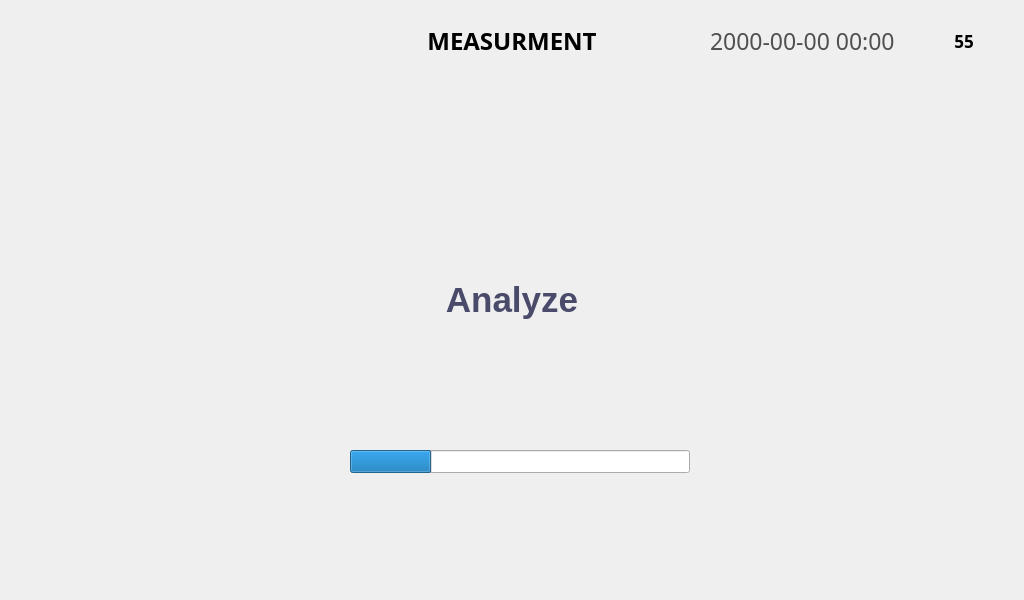
<?xml version="1.0" encoding="UTF-8"?>
<ui version="4.0">
 <class>MeasureViewWindow</class>
 <widget class="QMainWindow" name="MeasureViewWindow">
  <property name="geometry">
   <rect>
    <x>0</x>
    <y>0</y>
    <width>1024</width>
    <height>600</height>
   </rect>
  </property>
  <property name="windowTitle">
   <string notr="true">Home</string>
  </property>
  <property name="unifiedTitleAndToolBarOnMac">
   <bool>false</bool>
  </property>
  <widget class="QWidget" name="centralwidget">
   <widget class="QLabel" name="label_2">
    <property name="geometry">
     <rect>
      <x>934</x>
      <y>26</y>
      <width>64</width>
      <height>30</height>
     </rect>
    </property>
    <property name="text">
     <string/>
    </property>
    <property name="pixmap">
     <pixmap>image/Icon/Battery_Icon-050.png</pixmap>
    </property>
   </widget>
   <widget class="QLabel" name="label_4">
    <property name="geometry">
     <rect>
      <x>461</x>
      <y>160</y>
      <width>102</width>
      <height>102</height>
     </rect>
    </property>
    <property name="sizeIncrement">
     <size>
      <width>102</width>
      <height>102</height>
     </size>
    </property>
    <property name="frameShape">
     <enum>QFrame::NoFrame</enum>
    </property>
    <property name="text">
     <string/>
    </property>
    <property name="pixmap">
     <pixmap>image/05_Measure/Measure_search.png</pixmap>
    </property>
    <property name="alignment">
     <set>Qt::AlignCenter</set>
    </property>
   </widget>
   <widget class="QProgressBar" name="progressBar_Meas">
    <property name="geometry">
     <rect>
      <x>350</x>
      <y>450</y>
      <width>340</width>
      <height>23</height>
     </rect>
    </property>
    <property name="value">
     <number>24</number>
    </property>
    <property name="textVisible">
     <bool>false</bool>
    </property>
   </widget>
   <widget class="QLabel" name="label_6">
    <property name="geometry">
     <rect>
      <x>412</x>
      <y>270</y>
      <width>200</width>
      <height>60</height>
     </rect>
    </property>
    <property name="palette">
     <palette>
      <active>
       <colorrole role="WindowText">
        <brush brushstyle="SolidPattern">
         <color alpha="255">
          <red>74</red>
          <green>74</green>
          <blue>106</blue>
         </color>
        </brush>
       </colorrole>
      </active>
      <inactive>
       <colorrole role="WindowText">
        <brush brushstyle="SolidPattern">
         <color alpha="255">
          <red>74</red>
          <green>74</green>
          <blue>106</blue>
         </color>
        </brush>
       </colorrole>
      </inactive>
      <disabled>
       <colorrole role="WindowText">
        <brush brushstyle="SolidPattern">
         <color alpha="255">
          <red>120</red>
          <green>120</green>
          <blue>120</blue>
         </color>
        </brush>
       </colorrole>
      </disabled>
     </palette>
    </property>
    <property name="font">
     <font>
      <family>Arial</family>
      <pointsize>26</pointsize>
      <weight>75</weight>
      <bold>true</bold>
     </font>
    </property>
    <property name="text">
     <string>Analyze</string>
    </property>
    <property name="alignment">
     <set>Qt::AlignCenter</set>
    </property>
   </widget>
   <widget class="QLabel" name="label">
    <property name="geometry">
     <rect>
      <x>407</x>
      <y>24</y>
      <width>210</width>
      <height>34</height>
     </rect>
    </property>
    <property name="palette">
     <palette>
      <active>
       <colorrole role="WindowText">
        <brush brushstyle="SolidPattern">
         <color alpha="255">
          <red>0</red>
          <green>0</green>
          <blue>0</blue>
         </color>
        </brush>
       </colorrole>
      </active>
      <inactive>
       <colorrole role="WindowText">
        <brush brushstyle="SolidPattern">
         <color alpha="255">
          <red>0</red>
          <green>0</green>
          <blue>0</blue>
         </color>
        </brush>
       </colorrole>
      </inactive>
      <disabled>
       <colorrole role="WindowText">
        <brush brushstyle="SolidPattern">
         <color alpha="255">
          <red>120</red>
          <green>120</green>
          <blue>120</blue>
         </color>
        </brush>
       </colorrole>
      </disabled>
     </palette>
    </property>
    <property name="font">
     <font>
      <family>Pretendard</family>
      <pointsize>18</pointsize>
      <weight>75</weight>
      <bold>true</bold>
     </font>
    </property>
    <property name="text">
     <string>MEASURMENT</string>
    </property>
    <property name="alignment">
     <set>Qt::AlignCenter</set>
    </property>
   </widget>
   <widget class="QLabel" name="label_DateNClock">
    <property name="geometry">
     <rect>
      <x>710</x>
      <y>24</y>
      <width>210</width>
      <height>34</height>
     </rect>
    </property>
    <property name="palette">
     <palette>
      <active>
       <colorrole role="WindowText">
        <brush brushstyle="SolidPattern">
         <color alpha="255">
          <red>79</red>
          <green>79</green>
          <blue>79</blue>
         </color>
        </brush>
       </colorrole>
      </active>
      <inactive>
       <colorrole role="WindowText">
        <brush brushstyle="SolidPattern">
         <color alpha="255">
          <red>79</red>
          <green>79</green>
          <blue>79</blue>
         </color>
        </brush>
       </colorrole>
      </inactive>
      <disabled>
       <colorrole role="WindowText">
        <brush brushstyle="SolidPattern">
         <color alpha="255">
          <red>120</red>
          <green>120</green>
          <blue>120</blue>
         </color>
        </brush>
       </colorrole>
      </disabled>
     </palette>
    </property>
    <property name="font">
     <font>
      <family>Pretendard</family>
      <pointsize>17</pointsize>
      <weight>50</weight>
      <bold>false</bold>
     </font>
    </property>
    <property name="text">
     <string>2000-00-00 00:00</string>
    </property>
    <property name="alignment">
     <set>Qt::AlignLeading|Qt::AlignLeft|Qt::AlignVCenter</set>
    </property>
   </widget>
   <widget class="QLabel" name="label_BatteryGuage">
    <property name="geometry">
     <rect>
      <x>945</x>
      <y>26</y>
      <width>38</width>
      <height>30</height>
     </rect>
    </property>
    <property name="palette">
     <palette>
      <active>
       <colorrole role="WindowText">
        <brush brushstyle="SolidPattern">
         <color alpha="255">
          <red>0</red>
          <green>0</green>
          <blue>0</blue>
         </color>
        </brush>
       </colorrole>
      </active>
      <inactive>
       <colorrole role="WindowText">
        <brush brushstyle="SolidPattern">
         <color alpha="255">
          <red>0</red>
          <green>0</green>
          <blue>0</blue>
         </color>
        </brush>
       </colorrole>
      </inactive>
      <disabled>
       <colorrole role="WindowText">
        <brush brushstyle="SolidPattern">
         <color alpha="255">
          <red>120</red>
          <green>120</green>
          <blue>120</blue>
         </color>
        </brush>
       </colorrole>
      </disabled>
     </palette>
    </property>
    <property name="font">
     <font>
      <family>Pretendard</family>
      <pointsize>13</pointsize>
      <weight>75</weight>
      <bold>true</bold>
     </font>
    </property>
    <property name="text">
     <string>55</string>
    </property>
    <property name="alignment">
     <set>Qt::AlignCenter</set>
    </property>
   </widget>
   <zorder>progressBar_Meas</zorder>
   <zorder>label_2</zorder>
   <zorder>label_4</zorder>
   <zorder>label_6</zorder>
   <zorder>label</zorder>
   <zorder>label_DateNClock</zorder>
   <zorder>label_BatteryGuage</zorder>
  </widget>
 </widget>
 <resources/>
 <connections/>
</ui>
